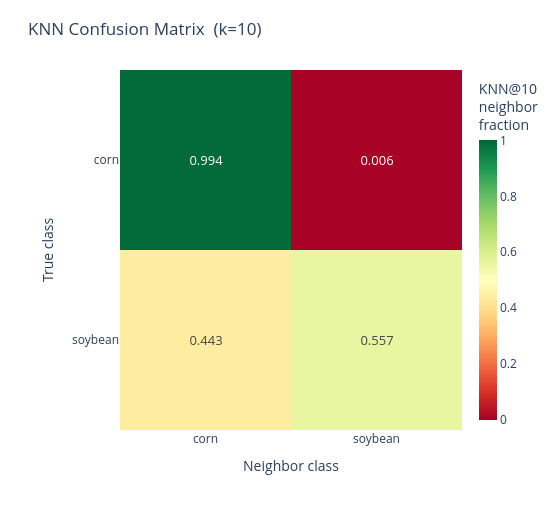

Notebook cell for this chart:
### Markdown cell above
#### KNN Confusion Matrix

Rows = true class, columns = neighbor class, values = fraction of k-NN neighbors belonging to each class. The diagonal equals mean KNN purity — higher is better.

### Code cell
plot_knn_confusion(sparse_result, output_path=None)

### Figure 1 — Plotly figure (JSON) as saved in the notebook; plotly's stock layout.template omitted (floating-point values rounded to 4 significant figures)
{"data": [{"colorbar": {"thickness": 18, "title": {"text": "KNN@10<br>neighbor<br>fraction"}}, "colorscale": [[0, "rgb(165,0,38)"], [0.1, "rgb(215,48,39)"], [0.2, "rgb(244,109,67)"], [0.3, "rgb(253,174,97)"], [0.4, "rgb(254,224,139)"], [0.5, "rgb(255,255,191)"], [0.6, "rgb(217,239,139)"], [0.7, "rgb(166,217,106)"], [0.8, "rgb(102,189,99)"], [0.9, "rgb(26,152,80)"], [1, "rgb(0,104,55)"]], "hovertemplate": "True class: <b>%{y}</b><br>Neighbor class: <b>%{x}</b><br>Fraction: %{z:.4f}<extra></extra>", "text": [["0.994", "0.006"], ["0.443", "0.557"]], "textfont": {"size": 13}, "texttemplate": "%{text}", "type": "heatmap", "x": ["corn", "soybean"], "y": ["corn", "soybean"], "z": [[0.9938, 0.00625], [0.4429, 0.5571]], "zmax": 1, "zmin": 0}], "layout": {"height": 530, "margin": {"b": 100, "l": 120, "r": 60, "t": 70}, "paper_bgcolor": "white", "plot_bgcolor": "white", "title": {"font": {"size": 17}, "text": "KNN Confusion Matrix  (k=10)"}, "width": 560, "xaxis": {"side": "bottom", "tickfont": {"size": 12}, "title": {"text": "Neighbor class"}}, "yaxis": {"autorange": "reversed", "tickfont": {"size": 12}, "title": {"text": "True class"}}}}
